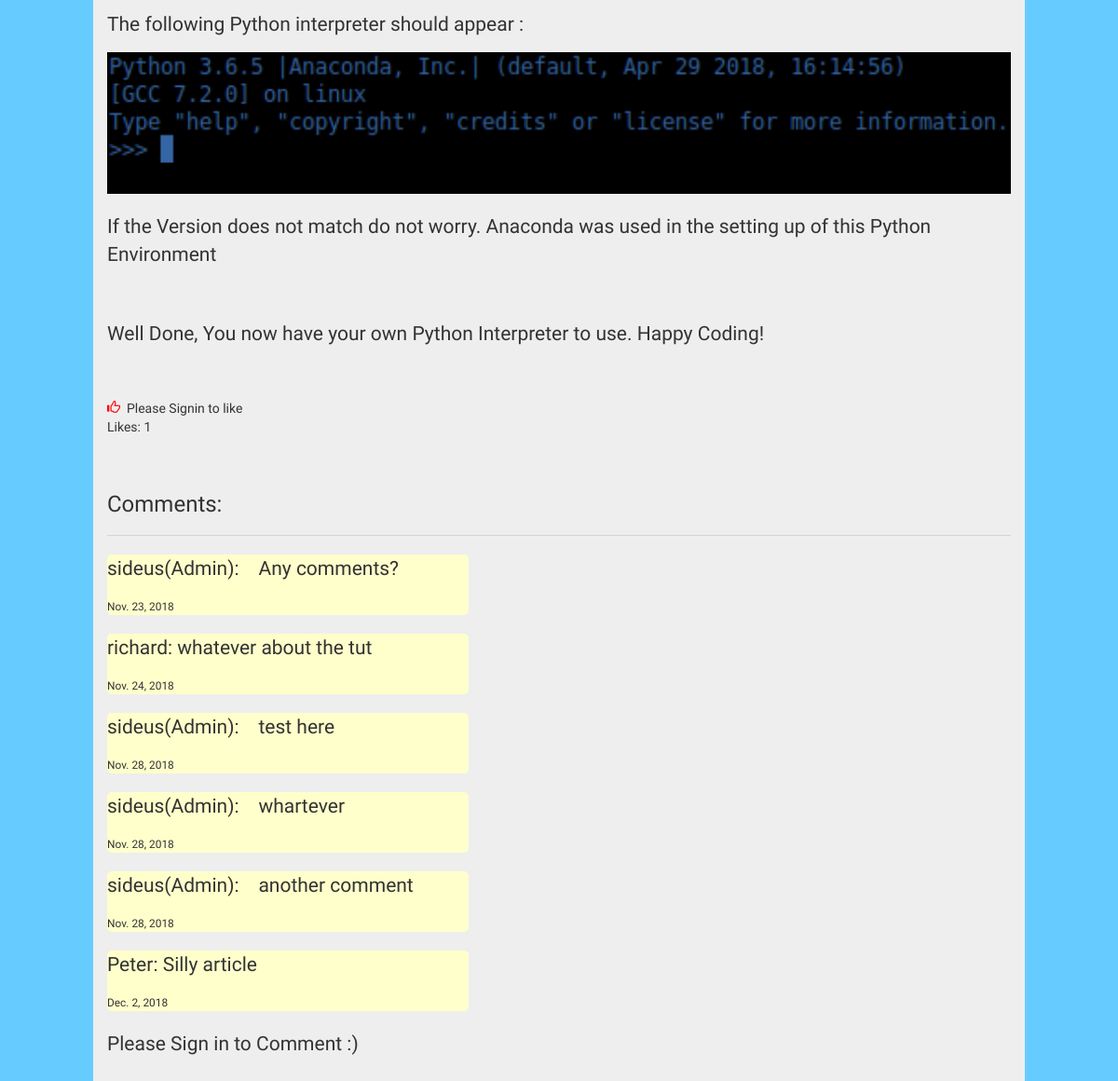
/blog_content/tut_detail/1/ (lower part), run on an earlier commit of the app's database.
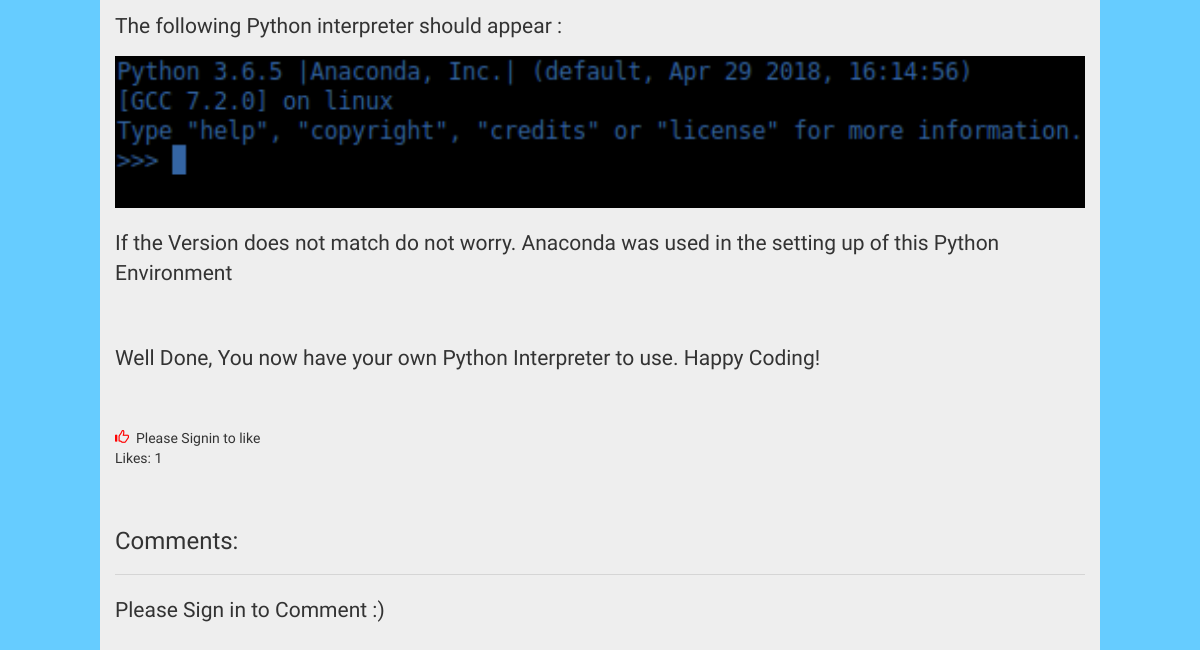
And on a later commit of the database.
### blog_content/models.py (models this page shows, shortened)
class Tutorial(models.Model):
    author = models.ForeignKey(User,on_delete=models.CASCADE)
    Title = models.CharField(unique=True,max_length=256,default="")
    category = models.ForeignKey(Topic,on_delete=models.CASCADE)
    date_created = models.DateField(default=timezone.now)
    date_modified = models.DateField(null=True,blank=True)
    description = models.TextField()
    Content = models.TextField()
    search_criteria = models.TextField()
    content_html = models.BooleanField(default=True)

class TutorialComment(models.Model):
    author = models.ForeignKey(User,on_delete=models.CASCADE)
    Tutorial = models.ForeignKey(Tutorial,on_delete=models.CASCADE)
    comment = models.TextField()
    date_commented = models.DateField(default=timezone.now())

### blog_content/views.py (the view)
# urls.py: url(r'^tut_detail/(?P<pk>[-\w]+)/$',Tut_Detail.as_view(),name="tut_detail"),
class Tut_Detail(DetailView):
    model = Tutorial
    template_name = "blog_content/Tut_Detail.html"
    def get_context_data(self,**kwargs):
        context = super(Tut_Detail,self).get_context_data(**kwargs)
        context['comments'] = TutorialComment.objects.filter(Tutorial = kwargs['object'])
        try:
            like_list = str(TutLikeCount.objects.get(tut=kwargs['object']).users).split(',')
            del like_list[len(like_list)-1]
        except Exception as e:
            print (e)
            like_list = []
        print(len(like_list))
        context['likes'] = len(like_list)
        if self.request.user.username in like_list:
            context['already_liked'] = True
            print("User is in like list")
        else:
            context['alread_liked'] = False
            print("User is not in like list")
        return context

### blog_content/templates/blog_content/Tut_Detail.html (shortened to what this page needs)
{% extends 'blog_content/base.html' %}
{% load static %}
{% block Body_Block %}
    <div class="col-md-10 col-md-offset-1 jumbotron">
        {{ tutorial.Content|safe }}<br>
        <br>
        <div>
        {% if user.is_authenticated %}
            {% if already_liked %}
                <span class="glyphicon glyphicon-thumbs-up" aria-hidden="true" style="color:grey" ></span><br>
            {% else %}
                <a id="like" href="javascript:void(0)"><span class="glyphicon glyphicon-thumbs-up" aria-hidden="true"></span></a><br>
            {% endif %}
        {% else %}
            <span class="glyphicon glyphicon-thumbs-up" aria-hidden="true" style="color:red" ></span>&nbsp;&nbsp;Please Signin to like<br>
        {% endif %}
        Likes: {{likes}}
        </div>
        <br><br>
        <h3>Comments:</h3><hr>
        {% for comment in comments %}
            {% if comment.author.is_superuser %}
                 <div style=" border-radius:5px; background-color:#ffffcc; width:40%;">
                 <p>{{comment.author}}(Admin):&nbsp;&nbsp;&nbsp;&nbsp;{{comment.comment}}</p>
                 <small>{{comment.date_commented}}</small>
                 </div><br>
            {% else %}
                 <div style=" border-radius:5px; background-color:#ffffcc; width:40%;">
                 <p>{{comment.author}}: {{comment.comment}}</p>
                 <small>{{comment.date_commented}}</small>
                 </div><br>
            {% endif %}
        {% endfor %}
        {% if user.is_authenticated %}
        <br><hr>
        <label for="comment">Comment:</label><br>
        <textarea id="comment" cols="50" rows="2" placeholder="Please enter Comment here"></textarea><br>
        <input type="submit" id="submit_comment" value="Submit">
        <script>
        $(document).ready(function(){
              $("#submit_comment").click(function(){
            $.ajax({ type: "POST",
                    url:"{% url 'blog_content:tut_comment' %}",
                    data: { "title": "{{tutorial}}","comment":$("#comment").val(),csrfmiddlewaretoken:'{{csrf_token}}' },
                    success:function(msg){
                    console.log("Saved Comment");
                    location.reload(true);
                   }});
                   });
              $("#like").click(function(){
            var tempScrollTop = $(window).scrollTop();
            $.ajax({ type: "POST",
                    url:"{% url 'blog_content:like_tutorial' %}",
                    data: { "title": "{{tutorial}}",csrfmiddlewaretoken:'{{csrf_token}}' },
                    success:function(msg){
                    $(window).scrollTop(tempScrollTop);
                    console.log("Added Like");
                    location.reload(true);
                   }});
                   });
             });
        </script>
        {% else %}
        <p>Please Sign in to Comment :)</p>
        {% endif %}
    </div>
{% endblock %}

### blog_content/templates/blog_content/base.html (shortened to what this page needs)
{% load static %}
<!DOCTYPE html>
<html lang="en">
  <head>
      <link rel="stylesheet" href="{% static 'css/bootstrap.css'%}">
      <link rel="stylesheet" href="{% static 'css/master.css' %}">
  </head>
  <body>
  {% block Body_Block %}
  {% endblock %}
  </body>
</html>

What changed in the data, as far as the page shows it:
removed TutorialComment: author "sideus", comment "Any comments?", date_commented "Nov. 23, 2018"
removed TutorialComment: author "richard", comment "whatever about the tut", date_commented "Nov. 24, 2018"
removed TutorialComment: author "sideus", comment "test here", date_commented "Nov. 28, 2018"
removed TutorialComment: author "sideus", comment "whartever", date_commented "Nov. 28, 2018"
removed TutorialComment: author "sideus", comment "another comment", date_commented "Nov. 28, 2018"
removed TutorialComment: author "Peter", comment "Silly article", date_commented "Dec. 2, 2018"
